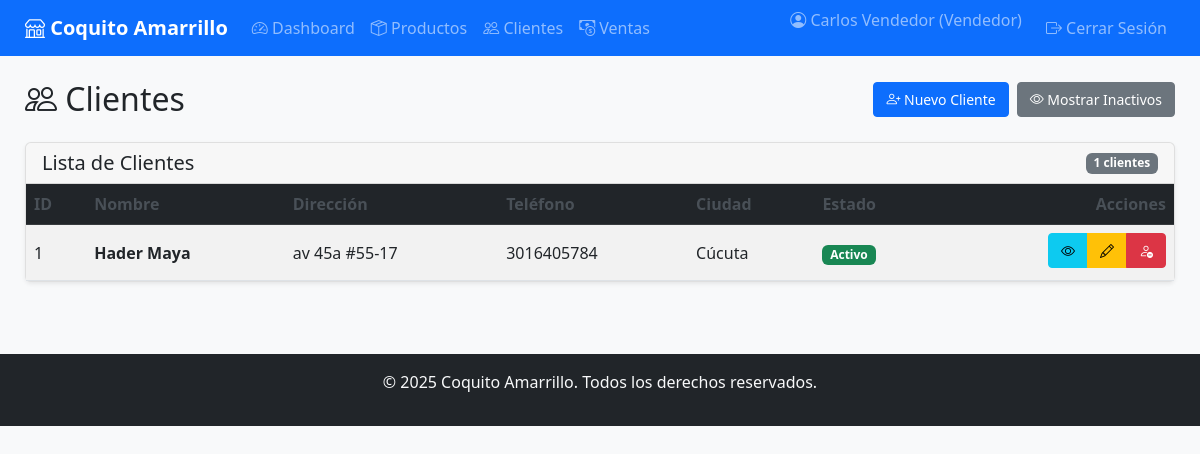
The page /clients/ (signed in) on the database as committed earlier.
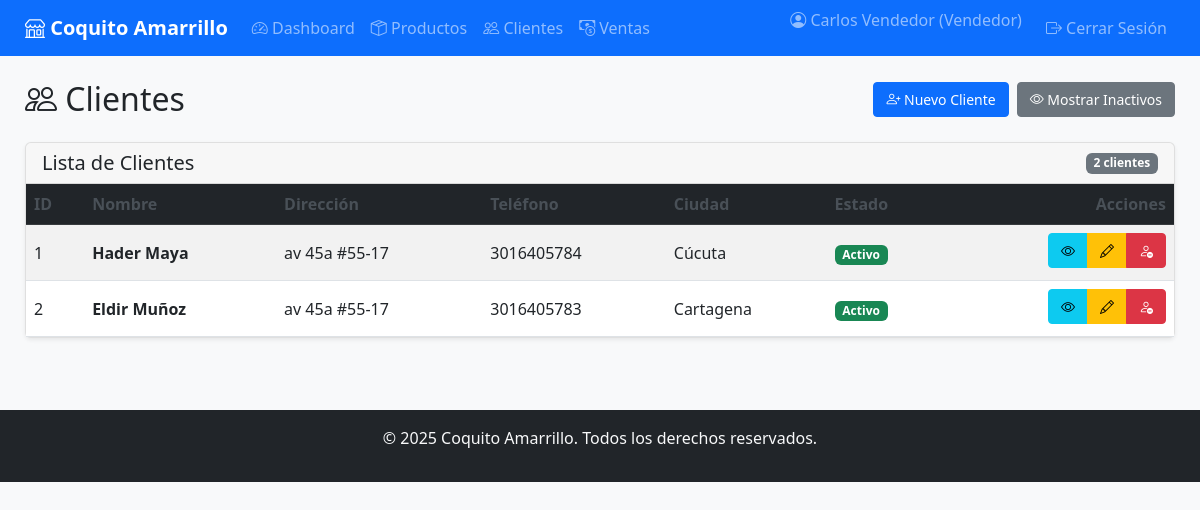
The same page on the database as committed later.
### app/models/user.py (models this page shows, shortened)
class User(UserMixin, db.Model):
    __tablename__ = 'usuarios'
    id_usuario = db.Column(db.Integer, primary_key=True)
    nombre = db.Column(db.String(100), nullable=False)
    email = db.Column(db.String(100), nullable=False, unique=True)
    _password_hash = db.Column('password', db.String(255), nullable=False)
    rol_id = db.Column(db.Integer, db.ForeignKey('roles.id_rol'), nullable=False)
    activo = db.Column(db.Boolean, default=True)  # Campo para soft delete
    fecha_eliminacion = db.Column(db.DateTime)    # Fecha de desactivación
    fecha_registro = db.Column(db.DateTime)
    rol = relationship('Role', back_populates='usuarios')
    empleado_asociado = relationship('Staff', back_populates='usuario')
    empleados = relationship('Supplier', back_populates='usuarios')
    @property
    def password(self):
        raise AttributeError('La contraseña no es legible')
    @password.setter
    def password(self, raw_password):
        self.validate_password_strength(raw_password)
        self._password_hash = bcrypt.generate_password_hash(raw_password).decode('utf-8')

### app/models/role.py (models this page shows, shortened)
class Role(db.Model):
    __tablename__ = 'roles'
    id_rol = db.Column(db.Integer, primary_key=True)
    nombre = db.Column(db.String(50), nullable=False, unique=True)
    descripcion = db.Column(db.String(150))
    activo = db.Column(db.Boolean, default=True)
    fecha_eliminacion = db.Column(db.DateTime)
    usuarios = relationship('User', back_populates='rol', cascade='save-update, merge')

### app/models/client.py (models this page shows, shortened)
class Client(db.Model):
    __tablename__ = 'clientes'
    id_cliente = db.Column(db.Integer, primary_key=True)
    nombre = db.Column(db.String(100), nullable=False)
    direccion = db.Column(db.String(150))
    telefono = db.Column(db.String(50))
    ciudad_id = db.Column(db.Integer, db.ForeignKey('ciudades.id_ciudad'))
    activo = db.Column(db.Boolean, default=True)
    fecha_eliminacion = db.Column(db.DateTime)
    ciudad = relationship('City', back_populates='clientes')
    ventas = relationship('Sale', back_populates='cliente')
    ordenes = relationship('ClientOrder', back_populates='cliente')
    @classmethod
    def get_todos(cls):
        return cls.query

### app/models/city.py (models this page shows, shortened)
class City(db.Model):
    __tablename__ = 'ciudades'
    id_ciudad = db.Column(db.Integer, primary_key=True)
    nombre = db.Column(db.String(100), nullable=False, unique=True)
    activo = db.Column(db.Boolean, default=True)
    fecha_eliminacion = db.Column(db.DateTime)
    tiendas = relationship('Store', back_populates='ciudad')
    clientes = relationship('Client', back_populates='ciudad')
    proveedores = relationship('Supplier', back_populates='ciudad')
    personal = relationship('Staff', back_populates='ciudad')

### app/routes/clients.py (the view)
@clients_bp.route('/')
@login_required
def list_clients():
    clients = Client.query.all()
    form = EmptyForm()
    try:
        if current_user.rol.nombre not in ['Administrador', 'Vendedor']:
            flash('No tienes permisos para acceder a esta página', 'danger')
            return redirect(url_for('dashboard.dashboard'))
        mostrar_inactivos = request.args.get('mostrar_inactivos', 'false').lower() in ['1', 'true', 'yes']
        if mostrar_inactivos and current_user.rol.nombre == 'Administrador' or current_user.rol.nombre == 'Vendedor':
            clients = Client.get_todos().all()
        else:
            clients = Client.get_activos().all()
        return render_template('clients/list.html', clients=clients, mostrar_inactivos=mostrar_inactivos, form=form)
    except Exception as e:
        flash(f'Error al cargar clientes: {str(e)}', 'danger')
        return redirect(url_for('dashboard.dashboard'))

### app/__init__.py (called while the page is built)
@login_manager.user_loader
def load_user(user_id):
    from app.models import User
    return User.query.get(int(user_id))

### app/templates/clients/list.html (shortened to what this page needs)
{% extends "base.html" %}
{% block content %}
<div class="d-flex justify-content-between align-items-center mb-3 mb-md-4">
    <h1 class="h2 mb-0 text-dark"><i class="bi bi-people d-none d-md-inline"></i> Clientes</h1>
    <div class="d-flex gap-2">
        <a href="{{ url_for('clients.create_client') }}" class="btn btn-primary btn-sm">
            <i class="bi bi-person-plus"></i> <span class="d-none d-md-inline">Nuevo Cliente</span>
        </a>
        {% if current_user.rol.nombre == 'Administrador' or current_user.rol.nombre == 'Vendedor' %}
        <a href="{{ url_for('clients.list_clients', mostrar_inactivos=not mostrar_inactivos) }}"
           class="btn btn-sm {% if mostrar_inactivos %}btn-warning{% else %}btn-secondary{% endif %}">
            <i class="bi {% if mostrar_inactivos %}bi-eye-slash{% else %}bi-eye{% endif %}"></i>
            <span class="d-none d-md-inline">{% if mostrar_inactivos %}Ocultar Inactivos{% else %}Mostrar Inactivos{% endif %}</span>
        </a>
        {% endif %}
    </div>
</div>
<div class="card">
    <div class="card-header d-flex justify-content-between align-items-center py-2">
        <h5 class="card-title mb-0 d-none d-md-block">Lista de Clientes</h5>
        <span class="badge bg-secondary">{{ clients|length }} clientes</span>
    </div>
    <div class="card-body p-0">
        <div class="table-responsive">
            <table class="table table-striped table-hover mb-0">
                <thead class="table-dark">
                    <tr>
                        <th class="d-none d-md-table-cell">ID</th>
                        <th>Nombre</th>
                        <th class="d-none d-md-table-cell">Dirección</th>
                        <th>Teléfono</th>
                        <th class="d-none d-md-table-cell">Ciudad</th>
                        <th class="d-none d-md-table-cell">Estado</th>
                        <th class="text-end">Acciones</th>
                    </tr>
                </thead>
                <tbody>
                    {% for client in clients %}
                    <tr class="{% if not client.activo %}table-secondary{% endif %}">
                        <td class="d-none d-md-table-cell">{{ client.id_cliente }}</td>
                        <td>
                            <div class="d-flex flex-column">
                                <strong class="text-truncate" style="max-width: 160px;">{{ client.nombre }}</strong>
                            </div>
                        </td>
                        <td class="d-none d-md-table-cell">{{ client.direccion | truncate(30) }}</td>
                        <td>{{ client.telefono }}</td>
                        <td class="d-none d-md-table-cell">{{ client.ciudad.nombre if client.ciudad else 'N/A' }}</td>
                        <td class="d-none d-md-table-cell">
                            <span class="badge {% if client.activo %}bg-success{% else %}bg-secondary{% endif %}">
                                {% if client.activo %}Activo{% else %}Inactivo{% endif %}
                            </span>
                        </td>
                        <td class="text-end">
                            <div class="btn-group" role="group">
                                <a href="{{ url_for('clients.view_client', client_id=client.id_cliente) }}"
                                   class="btn btn-info btn-sm" title="Detalles">
                                    <i class="bi bi-eye"></i>
                                </a>
                                {% if current_user.rol.nombre in ['Administrador','Vendedor'] %}
                                <a href="{{ url_for('clients.edit_client', client_id=client.id_cliente) }}"
                                   class="btn btn-warning btn-sm" title="Editar">
                                    <i class="bi bi-pencil"></i>
                                </a>
                                {% if client.activo %}
                                <button class="btn btn-danger btn-sm" data-bs-toggle="modal"
                                        data-bs-target="#deleteModal{{ client.id_cliente }}" title="Desactivar">
                                    <i class="bi bi-person-dash"></i>
                                </button>
                                {% endif %}
                                {% endif %}
                            </div>
                        </td>
                    </tr>
                    {% endfor %}
                </tbody>
            </table>
        </div>
    </div>
</div>
{% endblock %}

### app/templates/base.html (shortened to what this page needs)
<!DOCTYPE html>
<html lang="es">
<head>
    <link href="https://cdn.jsdelivr.net/npm/bootstrap@5.3.0/dist/css/bootstrap.min.css" rel="stylesheet">
    <link rel="stylesheet" href="https://cdn.jsdelivr.net/npm/bootstrap-icons@1.10.0/font/bootstrap-icons.css">
    <link rel="stylesheet" href="https://cdnjs.cloudflare.com/ajax/libs/font-awesome/6.4.0/css/all.min.css">
    <link rel="stylesheet" href="{{ url_for('static', filename='css/style.css') }}">
</head>
<body>
    <nav class="navbar navbar-expand-lg navbar-dark bg-primary">
        <div class="container-fluid">
            <a class="navbar-brand" href="{{ url_for('dashboard.dashboard') }}">
                <i class="bi bi-shop"></i> Coquito Amarrillo
            </a>
            <div class="collapse navbar-collapse" id="navbarNav">
                <ul class="navbar-nav me-auto">
                    {% if current_user.is_authenticated %}
                    <li class="nav-item">
                        <a class="nav-link" href="{{ url_for('dashboard.dashboard') }}">
                            <i class="bi bi-speedometer2"></i> Dashboard
                        </a>
                    </li>
                    {% if current_user.rol.nombre in ['Administrador', 'Vendedor'] %}
                    <li class="nav-item">
                        <a class="nav-link" href="{{ url_for('products.list_products') }}">
                            <i class="bi bi-box-seam"></i> Productos
                        </a>
                    </li>
                    <li class="nav-item">
                        <a class="nav-link" href="{{ url_for('clients.list_clients') }}">
                            <i class="bi bi-people"></i> Clientes
                        </a>
                    </li>
                    <li class="nav-item">
                        <a class="nav-link" href="{{ url_for('sales.list_sales') }}">
                            <i class="bi bi-cash-coin"></i> Ventas
                        </a>
                    </li>
                    {% endif %}
                    {% endif %}
                </ul>
                <ul class="navbar-nav">
                    {% if current_user.is_authenticated %}
                    <li class="nav-item">
                        <span class="navbar-text me-3">
                            <i class="bi bi-person-circle"></i> {{ current_user.nombre }} ({{ current_user.rol.nombre
                            }})
                        </span>
                    </li>
                    <li class="nav-item">
                        <a class="nav-link" href="{{ url_for('auth.logout') }}">
                            <i class="bi bi-box-arrow-right"></i> Cerrar Sesión
                        </a>
                    </li>
                    {% else %}
                    <li class="nav-item">
                        <a class="nav-link" href="{{ url_for('auth.login') }}">
                            <i class="bi bi-box-arrow-in-right"></i> Iniciar Sesión
                        </a>
                    </li>
                    {% endif %}
                </ul>
            </div>
        </div>
    </nav>
    <div class="container-fluid mt-4">
        <div class="row">
            <main class="col-md-12">
                {% block content %}{% endblock %}
            </main>
        </div>
    </div>
    <footer class="bg-dark text-light text-center py-3 mt-5">
        <div class="container">
            <p>&copy; 2025 Coquito Amarrillo. Todos los derechos reservados.</p>
        </div>
    </footer>
</body>
</html>

### app/static/css/style.css (style rules this page uses)
:root { --primary-color: #0d6efd; --secondary-color: #6c757d; --success-color: #198754; --danger-color: #dc3545; --warning-color: #ffc107; --info-color: #0dcaf0; --breakpoint-sm: 576px; --breakpoint-md: 768px; --breakpoint-lg: 992px; --breakpoint-xl: 1200px; }
body { font-family: 'Segoe UI', Tahoma, Geneva, Verdana, sans-serif; background-color: #f8f9fa; min-height: 100vh; display: flex; flex-direction: column; }
.navbar-brand { font-weight: bold; }
.navbar-nav .nav-link { padding: 0.5rem 0.8rem; }
.container-fluid { padding-left: 15px; padding-right: 15px; }
.card { box-shadow: 0 0.125rem 0.25rem rgba(0, 0, 0, 0.075); border: 1px solid rgba(0, 0, 0, 0.125); margin-bottom: 1.5rem; }
.card-header { background-color: rgba(0, 0, 0, 0.03); border-bottom: 1px solid rgba(0, 0, 0, 0.125); padding: 0.75rem 1rem; }
.table-responsive { overflow-x: auto; -webkit-overflow-scrolling: touch; }
.table th { border-top: none; font-weight: 600; color: #495057; white-space: nowrap; }
.table td { vertical-align: middle; }
.btn { padding: 0.375rem 0.75rem; font-size: 0.875rem; }
.btn-group .btn { margin-bottom: 0.25rem; }
@media (min-width: 769px) { .container-fluid { padding-left: 25px; padding-right: 25px; } }
@media (min-width: 769px) { .navbar-nav .nav-link { padding: 0.5rem 1rem; } }
body { display: flex; flex-direction: column; min-height: 100vh; }
main { flex: 1 0 auto; }
footer { flex-shrink: 0; }

Rows that differ between the two databases and show on the page:
added Client: id_cliente "2", nombre "Eldir Muñoz", direccion "av 45a #55-17", telefono "3016405783", ciudad "Cartagena", activo "Activo"
Other text that changed with them:
{{ clients|length }}: "1" → "2"
